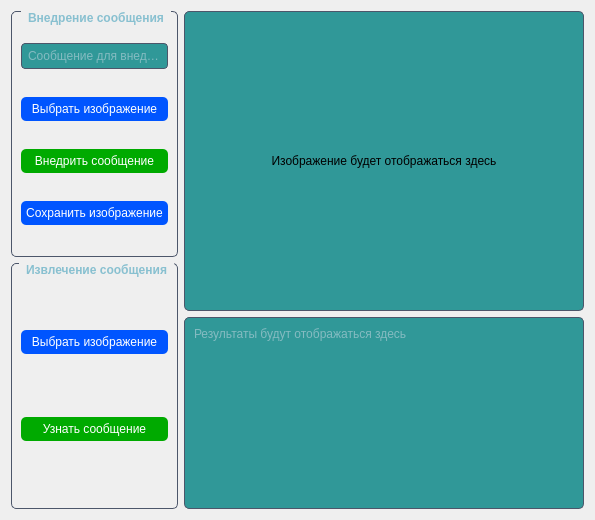
      <widget class="QWidget" name="tabSteganography">
       <attribute name="title">
        <string>Стеганография</string>
       </attribute>
       <layout class="QVBoxLayout" name="verticalLayout_2">
        <item>
         <layout class="QHBoxLayout" name="horizontalLayout">
          <item>
           <layout class="QVBoxLayout" name="verticalLayout_3">
            <item>
             <widget class="QGroupBox" name="groupBoxEmbed">
              <property name="styleSheet">
               <string notr="true">QGroupBox {
    border: 1px solid #4C566A;
    border-radius: 5px;
    margin-top: 1ex;
    font-weight: bold;
    color: #88C0D0;
}

QGroupBox::title {
    subcontrol-origin: margin;
    subcontrol-position: top center;
    padding: 0 5px;
}</string>
              </property>
              <property name="title">
               <string>Внедрение сообщения</string>
              </property>
              <layout class="QVBoxLayout" name="verticalLayout_5">
               <item>
                <widget class="QLineEdit" name="editEmbedMessage">
                 <property name="styleSheet">
                  <string notr="true">QLineEdit {
    background-color: #309898;
    color: #D8DEE9;
    border: 1px solid #4C566A;
    border-radius: 4px;
    padding: 4px;
}</string>
                 </property>
                 <property name="placeholderText">
                  <string>Сообщение для внедрения</string>
                 </property>
                </widget>
               </item>
               <item>
                <widget class="QPushButton" name="btnSelectImageEmbed">
                 <property name="styleSheet">
                  <string notr="true">QPushButton {
    background-color: #0055ff;
    color: white;
    border-radius: 5px;
    padding: 5px;
}
QPushButton:hover {
    background-color: #81A1C1;
}</string>
                 </property>
                 <property name="text">
                  <string>Выбрать изображение</string>
                 </property>
                </widget>
               </item>
               <item>
                <widget class="QPushButton" name="btnEmbed">
                 <property name="styleSheet">
                  <string notr="true">QPushButton {
    background-color: #00aa00;
    color: white;
    border-radius: 5px;
    padding: 5px;
}
QPushButton:hover {
    background-color: #B9D39C;
}</string>
                 </property>
                 <property name="text">
                  <string>Внедрить сообщение</string>
                 </property>
                </widget>
               </item>
               <item>
                <widget class="QPushButton" name="btnSaveImage">
                 <property name="styleSheet">
                  <string notr="true">QPushButton {
    background-color: #0055ff;
    color: white;
    border-radius: 5px;
    padding: 5px;
}
QPushButton:hover {
    background-color: #81A1C1;
}</string>
                 </property>
                 <property name="text">
                  <string>Сохранить изображение</string>
                 </property>
                </widget>
               </item>
              </layout>
             </widget>
            </item>
            <item>
             <widget class="QGroupBox" name="groupBoxExtract">
              <property name="styleSheet">
               <string notr="true">QGroupBox {
    border: 1px solid #4C566A;
    border-radius: 5px;
    margin-top: 1ex;
    font-weight: bold;
    color: #88C0D0;
}

QGroupBox::title {
    subcontrol-origin: margin;
    subcontrol-position: top center;
    padding: 0 5px;
}</string>
              </property>
              <property name="title">
               <string>Извлечение сообщения</string>
              </property>
              <layout class="QVBoxLayout" name="verticalLayout_6">
               <item>
                <widget class="QPushButton" name="btnSelectImageExtract">
                 <property name="styleSheet">
                  <string notr="true">QPushButton {
    background-color: #0055ff;
    color: white;
    border-radius: 5px;
    padding: 5px;
}
QPushButton:hover {
    background-color: #81A1C1;
}</string>
                 </property>
                 <property name="text">
                  <string>Выбрать изображение</string>
                 </property>
                </widget>
               </item>
               <item>
                <widget class="QPushButton" name="btnExtract">
                 <property name="styleSheet">
                  <string notr="true">QPushButton {
    background-color: #00aa00;
    color: white;
    border-radius: 5px;
    padding: 5px;
}
QPushButton:hover {
    background-color: #B9D39C;
}</string>
                 </property>
                 <property name="text">
                  <string>Узнать сообщение</string>
                 </property>
                </widget>
               </item>
              </layout>
             </widget>
            </item>
           </layout>
          </item>
          <item>
           <layout class="QVBoxLayout" name="verticalLayout_4">
            <item>
             <widget class="QLabel" name="labelImage">
              <property name="minimumSize">
               <size>
                <width>400</width>
                <height>300</height>
               </size>
              </property>
              <property name="styleSheet">
               <string notr="true">QLabel {
    background-color: #309898;
    border: 1px solid #4C566A;
    border-radius: 5px;
}</string>
              </property>
              <property name="text">
               <string>Изображение будет отображаться здесь</string>
              </property>
              <property name="alignment">
               <set>Qt::AlignmentFlag::AlignCenter</set>
              </property>
             </widget>
            </item>
            <item>
             <widget class="QTextEdit" name="textOutput">
              <property name="styleSheet">
               <string notr="true">QTextEdit {
    background-color: #309898;
    color: #D8DEE9;
    border: 1px solid #4C566A;
    border-radius: 5px;
    padding: 5px;
}</string>
              </property>
              <property name="readOnly">
               <bool>true</bool>
              </property>
              <property name="placeholderText">
               <string>Результаты будут отображаться здесь</string>
              </property>
             </widget>
            </item>
           </layout>
          </item>
         </layout>
        </item>
       </layout>
      </widget>
